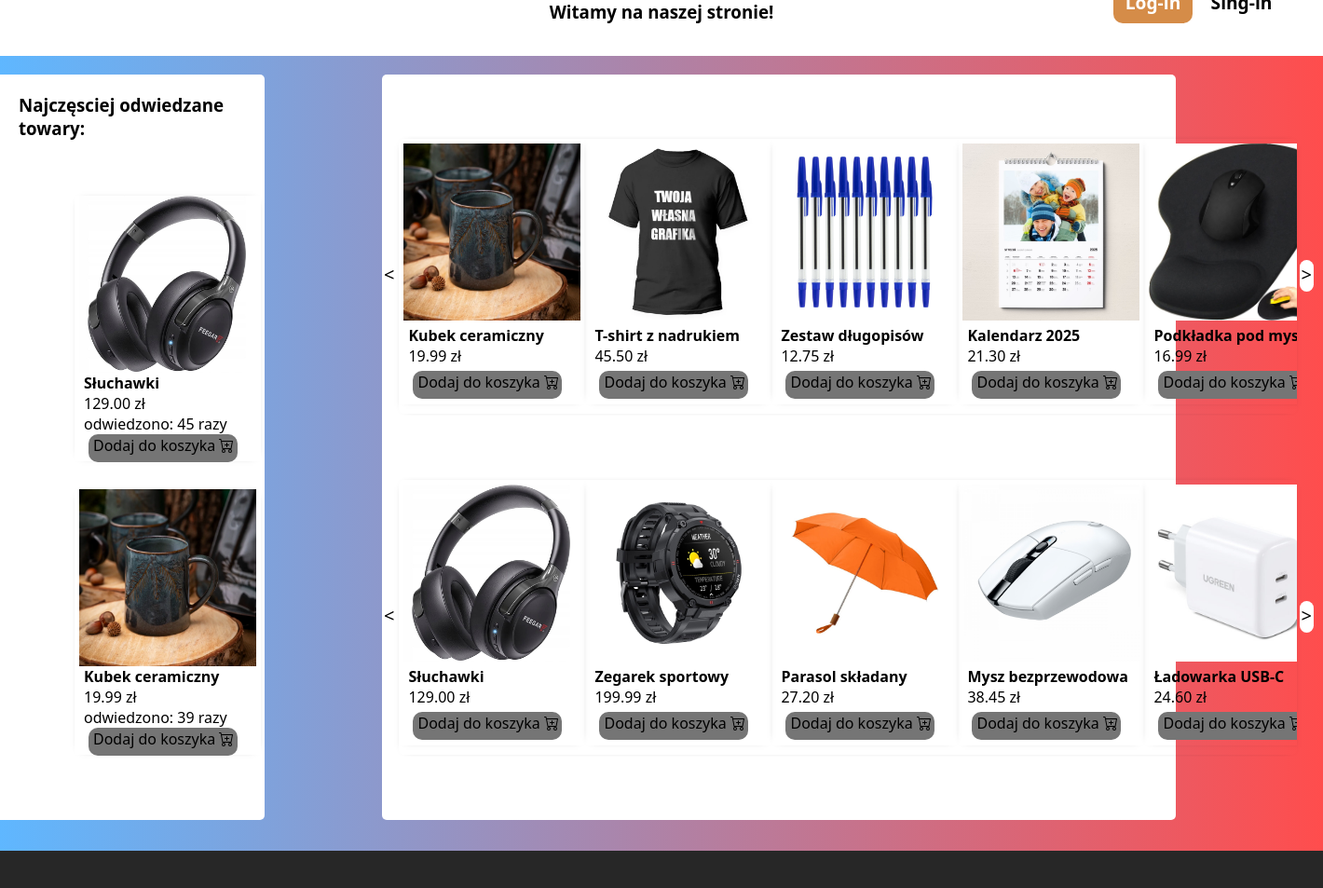
The page / on the database its author committed.
### tables this page shows
CREATE TABLE `towary` (
  `id` int(11) NOT NULL,
  `image` varchar(255) DEFAULT NULL,
  `nazwa` varchar(255) NOT NULL,
  `cena` decimal(10,2) NOT NULL,
  `iloscOdwiedzen` int(11) DEFAULT 0
);

### index.php (the view, shortened to what this page needs)
<!DOCTYPE html>
<html lang="en">
<head>
     <link rel="stylesheet" href="style.css">
</head>
<body>
     <header>
          <div id="ConteinerConteirnes">
          <div id="Witamy">
          <?php
            if(isset($_COOKIE['wizyta'])){
              $ostatnia=$_COOKIE['wizyta'];
              echo "<h3>Witamy ponownie!<br>Ostani raz odwiedziłeś nas: ".$ostatnia."</h3>";
            }
            else{
              echo "<h3>Witamy na naszej stronie!</h3>";
            }
          ?>
          </div>
          <div id="conteiner">
                    <?php
                    if (isset($_SESSION["user"])) {
                        echo "
                         <a href='koszyk.php'><svg xmlns='http://www.w3.org/2000/svg' width='16' height='16' fill='currentColor' class='bi bi-bag' viewBox='0 0 16 16'>
                         <path d='M8 1a2.5 2.5 0 0 1 2.5 2.5V4h-5v-.5A2.5 2.5 0 0 1 8 1m3.5 3v-.5a3.5 3.5 0 1 0-7 0V4H1v10a2 2 0 0 0 2 2h10a2 2 0 0 0 2-2V4zM2 5h12v9a1 1 0 0 1-1 1H3a1 1 0 0 1-1-1z'/>
                         </svg></a>
                         <div id='youAreLogged'>
                              Witamy, <strong>".htmlspecialchars($_SESSION["user"]). "</strong>!
                              <svg xmlns='http://www.w3.org/2000/svg' width='16' height='16' fill='currentColor' class='bi bi-person' viewBox='0 0 16 16'>
                              <path d='M8 8a3 3 0 1 0 0-6 3 3 0 0 0 0 6m2-3a2 2 0 1 1-4 0 2 2 0 0 1 4 0m4 8c0 1-1 1-1 1H3s-1 0-1-1 1-4 6-4 6 3 6 4m-1-.004c-.001-.246-.154-.986-.832-1.664C11.516 10.68 10.289 10 8 10s-3.516.68-4.168 1.332c-.678.678-.83 1.418-.832 1.664z'/>
                              </svg>
                              </div>
                              <form method='post'><button id='logout' type='submit' name='logout' title='logout'><svg xmlns='http://www.w3.org/2000/svg' width='16' height='16' fill='currentColor' class='bi bi-box-arrow-right' viewBox='0 0 16 16'>
                              <path fill-rule='evenodd' d='M10 12.5a.5.5 0 0 1-.5.5h-8a.5.5 0 0 1-.5-.5v-9a.5.5 0 0 1 .5-.5h8a.5.5 0 0 1 .5.5v2a.5.5 0 0 0 1 0v-2A1.5 1.5 0 0 0 9.5 2h-8A1.5 1.5 0 0 0 0 3.5v9A1.5 1.5 0 0 0 1.5 14h8a1.5 1.5 0 0 0 1.5-1.5v-2a.5.5 0 0 0-1 0z'/>
                              <path fill-rule='evenodd' d='M15.854 8.354a.5.5 0 0 0 0-.708l-3-3a.5.5 0 0 0-.708.708L14.293 7.5H5.5a.5.5 0 0 0 0 1h8.793l-2.147 2.146a.5.5 0 0 0 .708.708z'/>
                              </svg></button></form>
                        ";
                    }
                    else{
                         echo "
                                   <a href='login.php'><div id='login'>Log-in</div></a>
                                   <a href='register.php'><div id='reg'>Sing-in</div></a>
                         ";
                    }
                    ?>
          </div>
          </div>
     </header>
     <aside>
          <h3>Najczęsciej odwiedzane towary:</h3>
              <div class="najczesciej">
                    <?php
                    $poloczenie = mysqli_connect('localhost', 'root', '', 'sklep_im');
                    $wynik = mysqli_query($poloczenie, "
                        SELECT id, image, nazwa, cena, iloscOdwiedzen
                        FROM towary
                        ORDER BY iloscOdwiedzen DESC
                        LIMIT 2
                    ");
                    while ($wiersz = mysqli_fetch_row($wynik)) {
                        echo "<div class='towar'>";
                        echo "<img src='$wiersz[1]'>";
                        echo "<h4> $wiersz[2] </h4>";
                        echo "<p>$wiersz[3] zł </p>";
                        echo "<p>odwiedzono: $wiersz[4] razy</p>";
                        if (isset($_SESSION["user"])) {
                              echo "<form method='post'>";
                              echo "<button type='submit' name='add$wiersz[0]' class='activeCart'>Dodaj do koszyka <svg xmlns='http://www.w3.org/2000/svg' width='16' height='16' fill='currentColor' class='bi bi-cart-plus' viewBox='0 0 16 16'>
                              <path d='M9 5.5a.5.5 0 0 0-1 0V7H6.5a.5.5 0 0 0 0 1H8v1.5a.5.5 0 0 0 1 0V8h1.5a.5.5 0 0 0 0-1H9z'/>
                              <path d='M.5 1a.5.5 0 0 0 0 1h1.11l.401 1.607 1.498 7.985A.5.5 0 0 0 4 12h1a2 2 0 1 0 0 4 2 2 0 0 0 0-4h7a2 2 0 1 0 0 4 2 2 0 0 0 0-4h1a.5.5 0 0 0 .491-.408l1.5-8A.5.5 0 0 0 14.5 3H2.89l-.405-1.621A.5.5 0 0 0 2 1zm3.915 10L3.102 4h10.796l-1.313 7zM6 14a1 1 0 1 1-2 0 1 1 0 0 1 2 0m7 0a1 1 0 1 1-2 0 1 1 0 0 1 2 0'/>
                              </svg></button>";
                              echo "</form>";
                        }
                        else{
                              echo "<div class='nonActiveCart' title='Aby dodać do koszyka, zaloguj się'>Dodaj do koszyka <svg xmlns='http://www.w3.org/2000/svg' width='16' height='16' fill='currentColor' class='bi bi-cart-plus' viewBox='0 0 16 16'>
                              <path d='M9 5.5a.5.5 0 0 0-1 0V7H6.5a.5.5 0 0 0 0 1H8v1.5a.5.5 0 0 0 1 0V8h1.5a.5.5 0 0 0 0-1H9z'/>
                              <path d='M.5 1a.5.5 0 0 0 0 1h1.11l.401 1.607 1.498 7.985A.5.5 0 0 0 4 12h1a2 2 0 1 0 0 4 2 2 0 0 0 0-4h7a2 2 0 1 0 0 4 2 2 0 0 0 0-4h1a.5.5 0 0 0 .491-.408l1.5-8A.5.5 0 0 0 14.5 3H2.89l-.405-1.621A.5.5 0 0 0 2 1zm3.915 10L3.102 4h10.796l-1.313 7zM6 14a1 1 0 1 1-2 0 1 1 0 0 1 2 0m7 0a1 1 0 1 1-2 0 1 1 0 0 1 2 0'/>
                              </svg></div>";
                        }
                        echo "</div>";
                    }
                    ?>
               </div>
     </aside>
     <main>
          <br><br><br>
          <div class="wrapper">
               <button class="scrollBtnLeft" onclick="scrollContainer('towary1', 'left')"><</button>
               <div id="towarConteiner1">
                    <div id="towary1">
                    <?php
                    $poloczenie = mysqli_connect('localhost', 'root', '', 'sklep_im');
                    $wynik = mysqli_query($poloczenie, "
                        SELECT id, image, nazwa, cena
                        FROM towary
                        WHERE id <= 10
                    ");
                    while ($wiersz = mysqli_fetch_row($wynik)) {
                        echo "<div class='towar'>";
                        echo "<img src='$wiersz[1]'>";
                        echo "<h4> $wiersz[2] </h4>";
                        echo "<p>$wiersz[3] zł</p>";
                        if (isset($_SESSION["user"])) {
                              echo "<form method='post'>";
                              echo "<button type='submit' name='add$wiersz[0]' class='activeCart'>Dodaj do koszyka <svg xmlns='http://www.w3.org/2000/svg' width='16' height='16' fill='currentColor' class='bi bi-cart-plus' viewBox='0 0 16 16'>
                              <path d='M9 5.5a.5.5 0 0 0-1 0V7H6.5a.5.5 0 0 0 0 1H8v1.5a.5.5 0 0 0 1 0V8h1.5a.5.5 0 0 0 0-1H9z'/>
                              <path d='M.5 1a.5.5 0 0 0 0 1h1.11l.401 1.607 1.498 7.985A.5.5 0 0 0 4 12h1a2 2 0 1 0 0 4 2 2 0 0 0 0-4h7a2 2 0 1 0 0 4 2 2 0 0 0 0-4h1a.5.5 0 0 0 .491-.408l1.5-8A.5.5 0 0 0 14.5 3H2.89l-.405-1.621A.5.5 0 0 0 2 1zm3.915 10L3.102 4h10.796l-1.313 7zM6 14a1 1 0 1 1-2 0 1 1 0 0 1 2 0m7 0a1 1 0 1 1-2 0 1 1 0 0 1 2 0'/>
                              </svg></button>";
                              echo "</form>";
                        }
                        else{
                              echo "<div class='nonActiveCart' title='Aby dodać do koszyka, zaloguj się'>Dodaj do koszyka <svg xmlns='http://www.w3.org/2000/svg' width='16' height='16' fill='currentColor' class='bi bi-cart-plus' viewBox='0 0 16 16'>
                              <path d='M9 5.5a.5.5 0 0 0-1 0V7H6.5a.5.5 0 0 0 0 1H8v1.5a.5.5 0 0 0 1 0V8h1.5a.5.5 0 0 0 0-1H9z'/>
                              <path d='M.5 1a.5.5 0 0 0 0 1h1.11l.401 1.607 1.498 7.985A.5.5 0 0 0 4 12h1a2 2 0 1 0 0 4 2 2 0 0 0 0-4h7a2 2 0 1 0 0 4 2 2 0 0 0 0-4h1a.5.5 0 0 0 .491-.408l1.5-8A.5.5 0 0 0 14.5 3H2.89l-.405-1.621A.5.5 0 0 0 2 1zm3.915 10L3.102 4h10.796l-1.313 7zM6 14a1 1 0 1 1-2 0 1 1 0 0 1 2 0m7 0a1 1 0 1 1-2 0 1 1 0 0 1 2 0'/>
                              </svg></div>";
                        }
                        echo "</div>";
                    }
                    ?>
                    </div>
               </div>
               <button class="scrollBtnRight" onclick="scrollContainer('towary1', 'right')">></button>
          </div>
          <br><br><br>
          <div class="wrapper">
               <button class="scrollBtnLeft" onclick="scrollContainer('towary2', 'left')"><</button>
               <div id="towarConteiner2">
                    <div id="towary2">
                                        <?php
                    $poloczenie = mysqli_connect('localhost', 'root', '', 'sklep_im');
                    $wynik = mysqli_query($poloczenie, "
                        SELECT id, image, nazwa, cena
                        FROM towary
                        WHERE id > 10
                    ");
                    while ($wiersz = mysqli_fetch_row($wynik)) {
                        echo "<div class='towar'>";
                        echo "<img src='$wiersz[1]'>";
                        echo "<h4> $wiersz[2] </h4>";
                        echo "<p>$wiersz[3] zł</p>";
                        if (isset($_SESSION["user"])) {
                              echo "<form method='post'>";
                              echo "<button type='submit' name='add$wiersz[0]' class='activeCart'>Dodaj do koszyka <svg xmlns='http://www.w3.org/2000/svg' width='16' height='16' fill='currentColor' class='bi bi-cart-plus' viewBox='0 0 16 16'>
                              <path d='M9 5.5a.5.5 0 0 0-1 0V7H6.5a.5.5 0 0 0 0 1H8v1.5a.5.5 0 0 0 1 0V8h1.5a.5.5 0 0 0 0-1H9z'/>
                              <path d='M.5 1a.5.5 0 0 0 0 1h1.11l.401 1.607 1.498 7.985A.5.5 0 0 0 4 12h1a2 2 0 1 0 0 4 2 2 0 0 0 0-4h7a2 2 0 1 0 0 4 2 2 0 0 0 0-4h1a.5.5 0 0 0 .491-.408l1.5-8A.5.5 0 0 0 14.5 3H2.89l-.405-1.621A.5.5 0 0 0 2 1zm3.915 10L3.102 4h10.796l-1.313 7zM6 14a1 1 0 1 1-2 0 1 1 0 0 1 2 0m7 0a1 1 0 1 1-2 0 1 1 0 0 1 2 0'/>
                              </svg></button>";
                              echo "</form>";
                        }
                        else{
                              echo "<div class='nonActiveCart' title='Aby dodać do koszyka, zaloguj się'>Dodaj do koszyka <svg xmlns='http://www.w3.org/2000/svg' width='16' height='16' fill='currentColor' class='bi bi-cart-plus' viewBox='0 0 16 16'>
                              <path d='M9 5.5a.5.5 0 0 0-1 0V7H6.5a.5.5 0 0 0 0 1H8v1.5a.5.5 0 0 0 1 0V8h1.5a.5.5 0 0 0 0-1H9z'/>
                              <path d='M.5 1a.5.5 0 0 0 0 1h1.11l.401 1.607 1.498 7.985A.5.5 0 0 0 4 12h1a2 2 0 1 0 0 4 2 2 0 0 0 0-4h7a2 2 0 1 0 0 4 2 2 0 0 0 0-4h1a.5.5 0 0 0 .491-.408l1.5-8A.5.5 0 0 0 14.5 3H2.89l-.405-1.621A.5.5 0 0 0 2 1zm3.915 10L3.102 4h10.796l-1.313 7zM6 14a1 1 0 1 1-2 0 1 1 0 0 1 2 0m7 0a1 1 0 1 1-2 0 1 1 0 0 1 2 0'/>
                              </svg></div>";
                        }
                        echo "</div>";
                    }
                    ?>
                    </div>
               </div>
               <button class="scrollBtnRight" onclick="scrollContainer('towary2', 'right')">></button>
          </div>
     </main>
     <footer>
     </footer>
</body>
</html>

### style.css (style rules this page uses)
* { padding: 0px; margin: 0px; font-family: 'Segoe UI', Tahoma, Geneva, Verdana, sans-serif; }
body { background-image: linear-gradient(to right, rgb(95, 183, 255) 0%, rgb(255, 77, 77) 100%); }
header { height: 60px; background-color: white; text-align: center; margin-bottom: 20px; }
#conteiner { margin-top: -50px; display: flex; justify-content: flex-end; margin-right: 40px; }
a { text-decoration: none; }
header a div { margin: 5px; color: white; font-size: 1.2em; font-weight: bold; margin-top: 10px; text-align: center; text-decoration: none; color: black; width: 85px; height: 40px; place-items: center; line-height: 35px; border-radius: 10px; transition: 0.2s; }
#login { color: white; background-color: rgba(197, 95, 0, 0.719); }
aside { float: left; height: 800px; width: 20%; border-radius: 0px 5px 5px 0px; background-color: white; }
main { margin-top: 20px; height: 800px; width: 60%; background-color: white; margin-left: 410px; border-radius: 5px; }
footer { margin-top: 33px; height: 40px; background-color: rgb(39, 39, 39); }
aside h3 { margin-left: 20px; margin-top: 20px; }
#towarConteiner1, #towarConteiner2 { border-radius: 5px ; margin: 0 auto; -webkit-box-shadow: 0px 0px 9px -8px rgba(0, 0, 0, 1); -moz-box-shadow: 0px 0px 9px -8px rgba(0, 0, 0, 1); box-shadow: 0px 0px 9px -8px rgba(0, 0, 0, 1); height: 295px; width: 1000px; display: flex; overflow: hidden; }
.wrapper { margin: 0 auto; height: 300px; width: 1000px; display: flex; align-items: center; overflow: hidden; }
.scrollBtnLeft, .scrollBtnRight { transition: 0.2s; border-radius: 8px; padding: 2px; padding-bottom: 5px; background-color: white; padding: -100px; font-size: 20px; cursor: pointer; border: none; }
.scrollBtnRight { margin-left: 3px; }
.scrollBtnLeft { margin-right: 3px; }
.towar { height: 285px; width: 200px; min-width: 200px; -webkit-box-shadow: 0px 0px 9px -8px rgba(0, 0, 0, 1); -moz-box-shadow: 0px 0px 9px -8px rgba(0, 0, 0, 1); box-shadow: 0px 0px 9px -8px rgba(0, 0, 0, 1); box-sizing: border-box; }
.towar img { display: block; margin: 5px auto 0 auto; height: 190px; width: 190px; max-width: 100%; object-fit: contain; }
.towar h4 { margin-left: 10px; margin-top: 5px; }
.towar p { margin-left: 10px; }
.towar .nonActiveCart svg { margin-bottom: -2px; }
.towar .nonActiveCart { margin-top: 5px; padding-left: 5px; line-height: 25px; width: 155px; background-color: rgb(117, 117, 117); border: none; border-radius: 10px; height: 30px; margin-left: 15px; cursor: pointer; }
#towary1 ,#towary2 { transition: 0.2s; display: flex; }
.najczesciej h4 { margin-top: 0; }
.najczesciej .nonActiveCart { margin-top: 0; }
aside .najczesciej { margin-top: 60px; margin-left: 80px; }
aside .najczesciej div { margin-bottom: 30px; }

### rows shown on the page
towary: image (picture), nazwa "Słuchawki", cena "129.00", iloscOdwiedzen "45"
towary: image (picture), nazwa "Kubek ceramiczny", cena "19.99", iloscOdwiedzen "39"
towary: image (picture), nazwa "T-shirt z nadrukiem", cena "45.50"
towary: image (picture), nazwa "Zestaw długopisów", cena "12.75"
towary: image (picture), nazwa "Kalendarz 2025", cena "21.30"
towary: image (picture), nazwa "Podkładka pod…", cena "16.99"
towary: image (picture), nazwa "Zegarek sportowy", cena "199.99"
towary: image (picture), nazwa "Parasol składany", cena "27.20"
towary: image (picture), nazwa "Mysz bezprzewodowa", cena "38.45"
towary: image (picture), nazwa "Ładowarka USB-C", cena "24.60"
